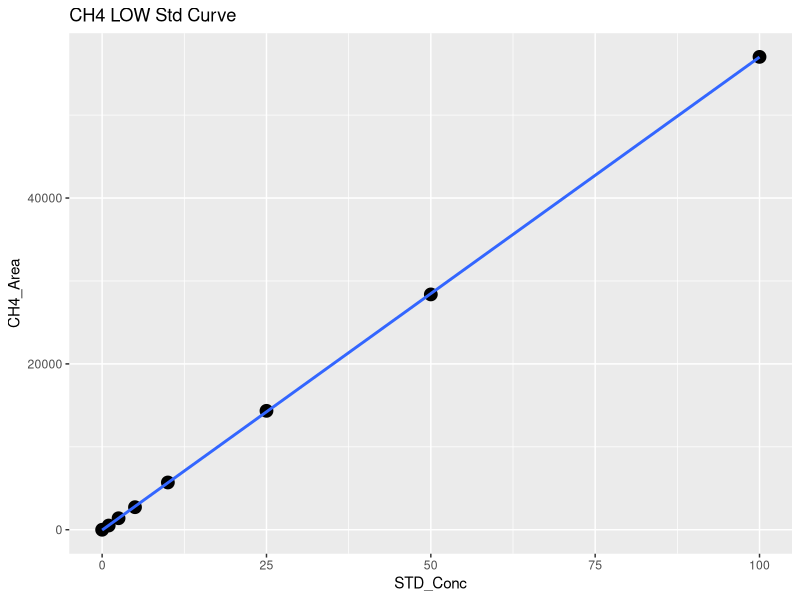
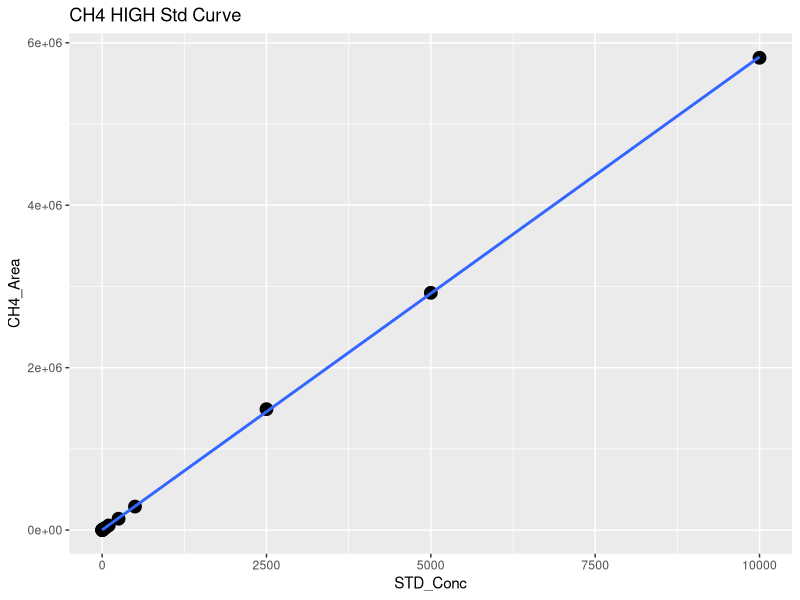
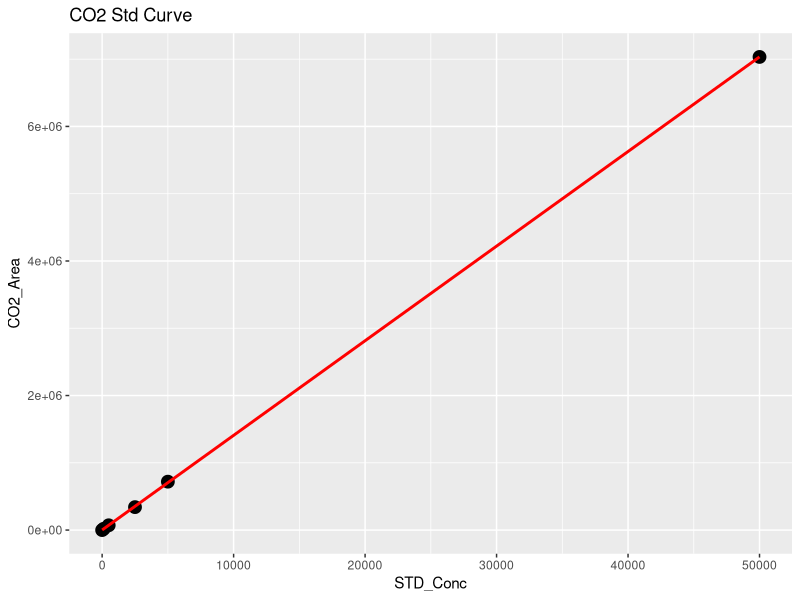
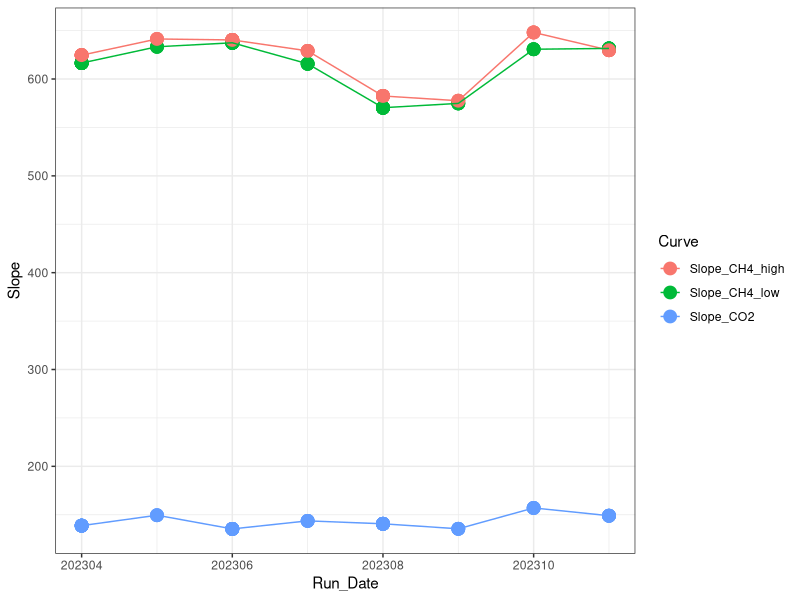

These charts were generated, in order, by the following R code: (Note: this script raises an error after producing the figures.)
## ---- chunk 1
library(dplyr)
library(ggplot2)
library(ggpubr)
library(stringr)
## ---- chunk 2
#Read in August Data 
raw <- read.csv("2023 Raw Data/TEMPEST_SGAS_Aug_2023_entered.csv")
head(raw)

#pull out methane standards
stds_ch4 <-  raw %>%  
  filter(str_detect(Sample_Type, "STD_CH4"))
#head(stds_ch4)

#split into high curve and low curve for CH4
stds_ch4_low <- stds_ch4  %>%  
  filter(!STD_Conc > 100)

#Low curve for CH4
CH4_Low <- ggplot(stds_ch4_low, aes(STD_Conc, CH4_Area)) + geom_point(size=4) + 
  geom_smooth(method = "lm", se = FALSE) + labs(title="CH4 LOW Std Curve")
CH4_Low

CH4_Low_lm <- lm(stds_ch4_low$CH4_Area ~ stds_ch4_low$STD_Conc)
summary(CH4_Low_lm)
cf <- coef(CH4_Low_lm)

#create data frame with 1 rows and 0 columns
Slope_CH4_low <- data.frame(matrix(ncol = 0, nrow = 1))
Slope_CH4_low$Curve <- "Slope_CH4_low"
Slope_CH4_low$R2 <- summary(CH4_Low_lm)$adj.r.squared
Slope_CH4_low$Slope <- cf[2]
Slope_CH4_low$Intercept <- cf[1]
#head(Slope_CH4_low)

#High curve for CH4
CH4_High <- ggplot(stds_ch4, aes(STD_Conc, CH4_Area)) + geom_point(size=4) + 
  geom_smooth(method = "lm", se = FALSE) + labs(title="CH4 HIGH Std Curve")
CH4_High

stds_ch4_lm <- lm(stds_ch4$CH4_Area ~ stds_ch4$STD_Conc)
summary(stds_ch4_lm)
cf <- coef(stds_ch4_lm)

#create data frame with 1 rows and 0 columns
Slope_CH4_high <- data.frame(matrix(ncol = 0, nrow = 1))
Slope_CH4_high$Curve <- "Slope_CH4_high"
Slope_CH4_high$R2 <- summary(stds_ch4_lm)$adj.r.squared
Slope_CH4_high$Slope <- cf[2]
Slope_CH4_high$Intercept <- cf[1]
#head(Slope_CH4_high)

#pull out co2 standards
stds_co2 <-  raw %>%  
  filter(str_detect(Sample_Type, "STD_CO2"))
#head(stds_co2)

#CO2 Curve
CO2_stds <- ggplot(stds_co2, aes(STD_Conc, CO2_Area)) + geom_point(size=4) + 
  geom_smooth(method = "lm", se = FALSE, color="red") + labs(title="CO2 Std Curve")
CO2_stds

stds_co2_lm <- lm(stds_co2$CO2_Area ~ stds_co2$STD_Conc)
summary(stds_co2_lm)
cf <- coef(stds_co2_lm)

#create data frame with 1 rows and 0 columns
Slope_CO2 <- data.frame(matrix(ncol = 0, nrow = 1))
Slope_CO2$Curve <- "Slope_CO2"
Slope_CO2$R2 <- summary(stds_co2_lm)$adj.r.squared
Slope_CO2$Slope <- cf[2]
Slope_CO2$Intercept <- cf[1]
#head(Slope_CO2)

#pull all the slopes together into one dataframe 
Slopes <- rbind(Slope_CH4_low, Slope_CH4_high, Slope_CO2)
#head(Slopes)

#needs changed each time #####
Slopes$Run_Date <- c(202308, 202308, 202308)

log <- read.csv("2023 Raw Data/COMPASS_TEMPEST_Varian_QAQC_2023.csv")
head(log)
log <- log[ ,-c(1)]
log <- rbind(log, Slopes)

Slopes_chk <- ggplot(log, aes(Run_Date, Slope, col=Curve)) + geom_point(size=4) + geom_line() + theme_bw()
Slopes_chk

write.csv(log, "2023 Raw Data/COMPASS_TEMPEST_Varian_QAQC_2023.csv")
## ---- chunk 3
#head(raw)

#pull out methane standards
Samples <-  raw %>%  
  filter(!str_detect(Sample_Type, "STD_CH4")) %>%  
  filter(!str_detect(Sample_Type, "STD_CO2")) %>%  
  filter(!str_detect(Sample_Type, "Blank")) %>%  
  filter(!str_detect(Sample_Type, "Chk_STD")) %>%  
   filter(!str_detect(Sample_Type, "CHKSTD")) %>%
  filter(!str_detect(Sample_Type, "NA"))
#head(Samples)

#Now flag any areas that are above the 100ppm area for CH4
Samples$CH4_Curve <- ifelse(Samples$CH4_Area >71000, "High", "Low")
#head(Samples)

#Calculate CH4 concentrations in ppm
Samples$CH4_Conc_ppm <- ifelse(Samples$CH4_Area >71000, (Samples$CH4_Area-Slope_CH4_high$Intercept)/Slope_CH4_high$Slope,                                       (Samples$CH4_Area-Slope_CH4_low$Intercept)/Slope_CH4_low$Slope )

#Calculate CO2 concentrations in ppm 
Samples$CO2_Conc_ppm <- ((Samples$CO2_Area-Slope_CO2$Intercept)/Slope_CO2$Slope) 

#head(Samples)

##########make flags for any dilutions needed 
#highest CH4 standard = 10000
#highest CO2 standard = 50000

Samples$CH4_Flag <- ifelse(Samples$CH4_Conc_ppm >10000, "Needs Dilution", "Within Range")
Samples$CO2_Flag <- ifelse(Samples$CO2_Conc_ppm >50000, "Needs Dilution", "Within Range")
#head(Samples)

## ---- chunk 4

chks <-  raw %>%  
  filter(!str_detect(Sample_Type, "STD_CH4")) %>%  
  filter(!str_detect(Sample_Type, "STD_CO2")) %>%  
  filter(!str_detect(Sample_Type, "Blank")) %>%  
  filter(!str_detect(Sample_Type, "Unknown")) %>%  
  filter(!str_detect(Sample_Type, "NA"))
#head(chks)

#Calculate CH4 concentrations in ppm
chks$CH4_Conc_ppm <- ifelse(chks$CH4_Area >71000, 
                      (chks$CH4_Area-Slope_CH4_high$Intercept)/Slope_CH4_high$Slope,                                       (chks$CH4_Area-Slope_CH4_low$Intercept)/Slope_CH4_low$Slope )

#Calculate CO2 concentrations in ppm 
chks$CO2_Conc_ppm <- ((chks$CO2_Area-Slope_CO2$Intercept)/Slope_CO2$Slope)



#change this if check standard concentrations are different 
level_ch4 <- 5      #ppm
level_co2 <- 1000   #ppm

#calculate percent difference of check standards 
chks$Ch4_diff <- ((chks$CH4_Conc_ppm - level_ch4)/((chks$CH4_Conc_ppm + level_ch4)/2)) * 100
chks$CH4_diff_flag <-  ifelse(chks$Ch4_diff <10, 'YES', 'NO, rerun')

chks$CO2_diff <- ((chks$CO2_Conc_ppm - level_co2)/((chks$CO2_Conc_ppm + level_co2)/2)) * 100
chks$CO2_diff_flag <-  ifelse(chks$CO2_diff <10, 'YES', 'NO, rerun')

#now plot the Ch4 concentrations and the CO2 concentrations vs. the expected concentration 
#then also make the color the percent difference between the expected and observed concentration 

ch4_chk <-  ggplot(data = chks, aes(x = Sample_ID, y = CH4_Conc_ppm, fill=CH4_diff_flag)) +
       geom_bar(stat = 'identity') + 
        scale_fill_manual(values=c( "darkgrey", "darkgreen"))+
        theme_classic() + labs(x= " ", y="Percent Difference  (%)", title="Check Stds: CH4") + 
        theme(legend.position="bottom") +  geom_hline(yintercept=level_ch4, linetype="dashed", 
                color = "black", size=1)


co2_chk <-  ggplot(data = chks, aes(x = Sample_ID, y = CO2_Conc_ppm, fill=CO2_diff_flag)) +
       geom_bar(stat = 'identity') + 
        scale_fill_manual(values=c("darkgreen", "darkgrey"))+
        theme_classic() + labs(x= " ", y="Percent Difference  (%)", title="Check Stds: CO2") + 
        theme(legend.position="bottom") +  geom_hline(yintercept=level_co2, linetype="dashed", 
                color = "black", size=1)

ggarrange(ch4_chk, co2_chk, nrow=1, ncol=2)


## ---- chunk 5

#multiply the concentration by the dilution factor
Samples$CH4_Conc_ppm_dilcorr <- (Samples$CH4_Conc_ppm * Samples$Dilution_Factor)

Samples$CO2_Conc_ppm_dilcorr <- (Samples$CO2_Conc_ppm * Samples$Dilution_Factor)

#check results
#head(Samples)

#quick first look at the samples 
ch4_samples <-  ggplot(data = Samples, aes(x = Sample_ID, y = CH4_Conc_ppm, fill=CH4_Flag)) +
       geom_bar(stat = 'identity') + 
        scale_fill_manual(values=c("darkgreen","red"))+
        theme_classic() + labs(x= " ", y="CH4 (ppm)", title="CH4: Green = Within Range") + 
        theme(legend.position="none") 


co2_samples <-  ggplot(data = Samples, aes(x = Sample_ID, y = CO2_Conc_ppm, fill=CO2_Flag)) +
       geom_bar(stat = 'identity') + 
        scale_fill_manual(values=c("red", "darkgreen"))+
        theme_classic() + labs(x= " ", y="CO2 (ppm)", title="CO2: Green = Within Range") + 
        theme(legend.position="none") 

ggarrange(ch4_samples, co2_samples, nrow=1, ncol=2)


## ---- chunk 6

# Convert ppm CH4 to total umol CH4 in the sample headspace
# use Ideal Gas Law:  
#   hdsp umol CH4 = ppm CH4*(PV/RT) 
#      P = 1 (pressure in atm)
#      R = 0.082 (gas constant)
#      V = 0.015 (gas syringe volume in L)
#      T = "TempC" column value in Kelvin (equilibration temperature)

#set the volume used for the sample
volume = 0.02
TempC <-  25 #I am assuming 25C not sure how we want to handle this

#Calculate CH4 concentrations in ppm
Samples$CH4_Conc_umol <- ifelse(Samples$G_W == "W",
                    ((Samples$CH4_Conc_ppm_dilcorr*((1*volume/1000)/(0.08206*(TempC+273.15))))/(volume/1000)),
                    ((((Samples$CH4_Conc_ppm_dilcorr/1000))/16.04)*1000000  ))
Samples$CO2_Conc_umol <- ifelse(Samples$G_W == "W",
                    ((Samples$CO2_Conc_ppm_dilcorr*((1*volume/1000)/(0.08206*(TempC+273.15))))/(volume/1000)),
                    ((((Samples$CO2_Conc_ppm_dilcorr/1000))/16.04)*1000000  ))

#quick first look at the samples 
ch4_samples1 <-  ggplot(data = Samples, aes(x = Sample_ID, y = CH4_Conc_umol, fill=G_W)) +
       geom_bar(stat = 'identity') + 
        scale_fill_manual(values=c("darkgrey","darkblue"))+
        theme_classic() + labs(x= " ", y="CH4 (uM)", title="CH4: Blue = PW Sample") + 
        theme(legend.position="none") 


co2_samples1 <-  ggplot(data = Samples, aes(x = Sample_ID, y = CO2_Conc_umol, fill=G_W)) +
       geom_bar(stat = 'identity') + 
        scale_fill_manual(values=c("darkgrey","darkblue"))+
        theme_classic() + labs(x= " ", y="CO2 (uM)", title="CO2: Blue = PW Sample") + 
        theme(legend.position="none") 

ggarrange(ch4_samples1, co2_samples1, nrow=1, ncol=2)

## ---- chunk 7
#check results
#head(Samples)

#pull out what we need 
Samples1 <- Samples[ ,c(1:3,6:16,20, 24:30)]
#head(Samples1)

write.csv(Samples1, "2023 Processed Data/COMPASS_TEMPEST_SGW_202308_Processed.csv")
